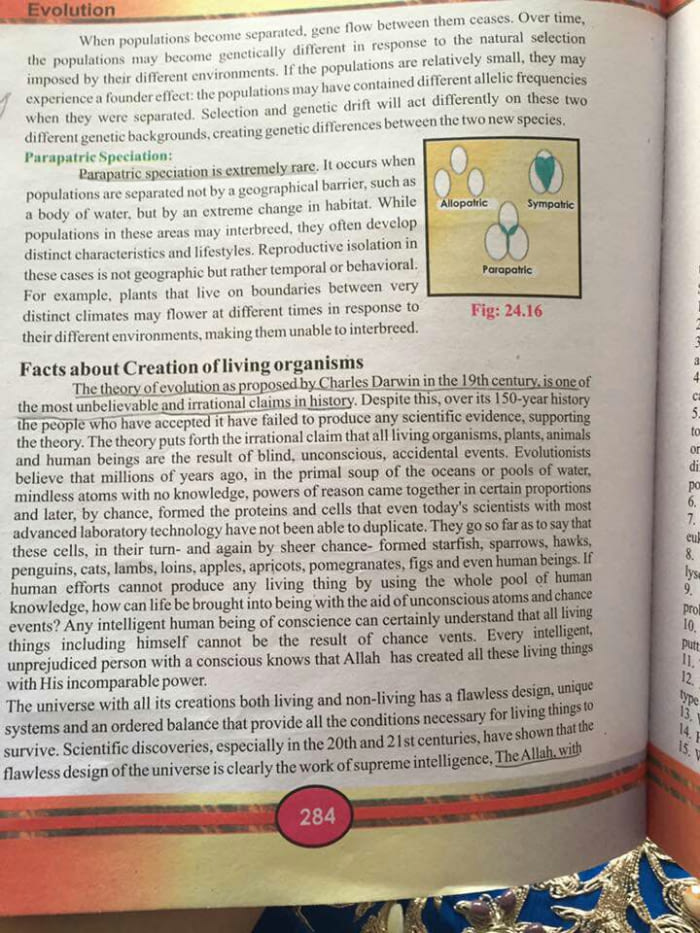
#> input picture pp.jpg, 700 x 933 px
$ python imagepara.py
#> lines starting #> are read from the running program, lines starting #| are printed output that depends on the picture
import cv2
import numpy as np
import matplotlib.pyplot as plt

image = cv2.imread('pp.jpg', 0)
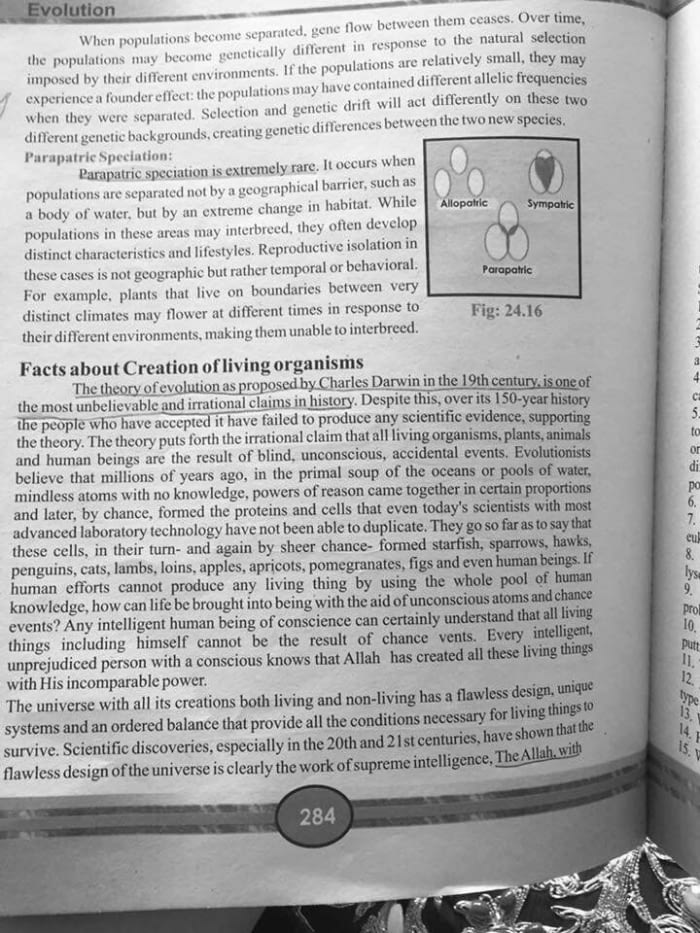
#> image: shape (933, 700); min 8, max 255, mean 172.6

# find lines by horizontally blurring the image and thresholding
blur = cv2.blur(image,(91,9))
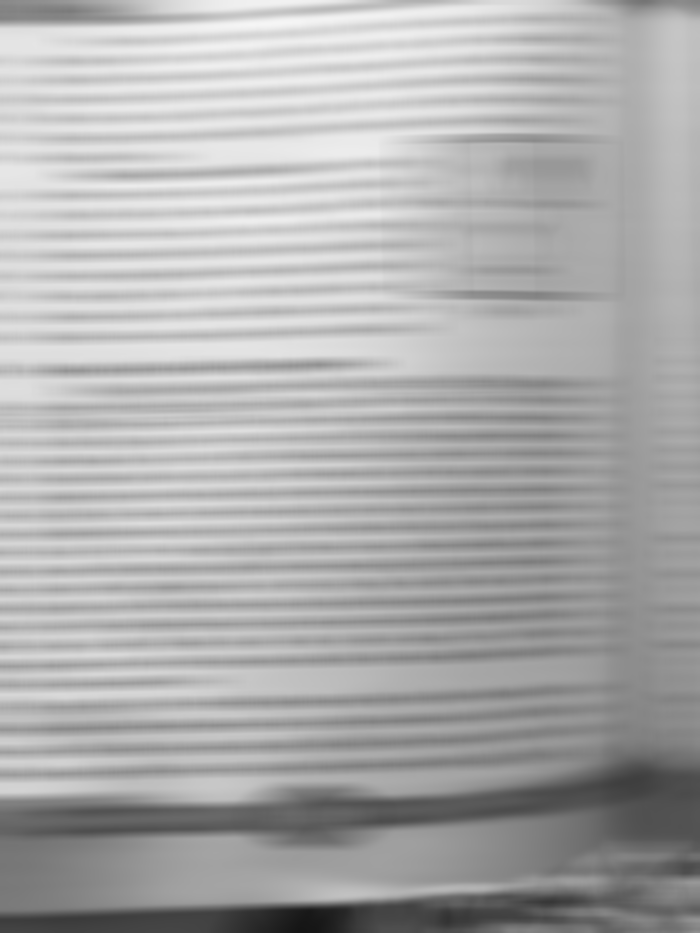
#> blur: shape (933, 700); min 21, max 245, mean 172.6
b_mean = np.mean(blur, axis=1)/256
#> b_mean = 933 values, max 0.852 at index 29, min 0.273 at index 918, mean 0.674

# hist, bin_edges = np.histogram(b_mean, bins=100)
# threshold = bin_edges[66]
threshold = np.percentile(b_mean, 66)
#> threshold = 0.742
t = b_mean > threshold
'''
get the image row numbers that has text (non zero)
a text line is a consecutive group of image rows that
are above the threshold and are defined by the first and
last row numbers
'''
tix = np.where(1-t)
tix = tix[0]
#> tix = 616 values from 4 to 932
lines = []
start_ix = tix[0]
#> start_ix = 4
for ix in range(1, tix.shape[0]-1):
    if tix[ix] == tix[ix-1] + 1:
        continue
    # identified gap between lines, close previous line and start a new one
    end_ix = tix[ix-1]
    lines.append([start_ix, end_ix])
    start_ix = tix[ix]
#> this loop made 614 passes
#> (end_ix, start_ix) on passes 1, 5, 10: (4, 15), (18, 170), (174, 251)
#> after the loop, lines = [[4, 4], [15, 18], [170, 174], [251, 254], [268, 276], [290, 298], [310, 315], [331, 337]]
end_ix = tix[-1]
#> end_ix = 932
lines.append([start_ix, end_ix])

l_starts = []
for line in lines:
    center_y = int((line[0] + line[1]) / 2)
    xx = 500
    for x in range(0,500):
        col = image[line[0]:line[1], x]
#> (the run stopped early here; a loop or call above may not have finished)
